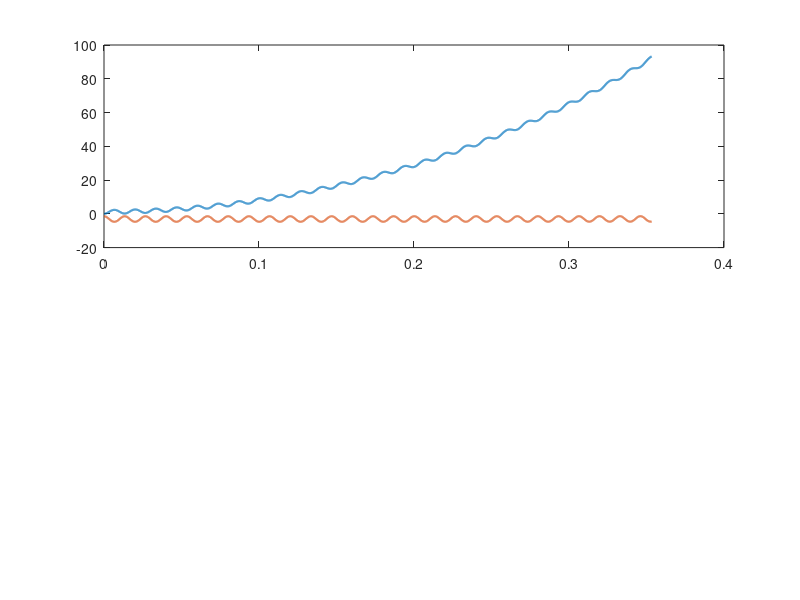

MATLAB code for this plot: (Note: this script raises an error after producing the figure.)
function [SolutionToAlgebraicEquations, Output] = Dog_Integrator_AW
%DOG_INTEGRATOR_AW  Two-DOF launcher model derived from MotionGenesis equations.
%   This script keeps both generalized coordinates (phi for the handle and theta for
%   the sling) and enforces all assignment constraints: motor torque limit, total
%   length <= 0.5 m, theta within [-45 deg, 0 deg], release when the ball first
%   crosses the vertical axis, and realistic link masses/inertia from geometry.
%
%   Outputs:
%       SolutionToAlgebraicEquations.massMatrix(phi,theta)
%       SolutionToAlgebraicEquations.rhs(phi,theta,phidot,thetadot)
%           Anonymous functions that evaluate the symbolic EOM.
%       Output structure contains parameters, initial conditions, and release data.

%% Physical parameters (geometry ties directly to inertia and stiffness)
g        = 9.81;                 % m/s^2
E_cf     = 125e9;                % Pa (carbon fiber for link B)
rho_cf   = 1600;                 % kg/m^3
mBall    = 0.06;                 % kg
tau      = 0.7;                  % N*m (motor torque limit, applied to link A)

widthA   = 0.010;                % m
thickA   = 0.0015;               % m
rB       = 0.002;                % m (solid circular sling)
LA       = 0.15;                 % m
LB       = 0.35;                 % m  (LA + LB = 0.50 m)

areaA = widthA * thickA;
areaB = pi * rB^2;
mA    = rho_cf * areaA * LA;
mB    = rho_cf * areaB * LB;
IA    = mA * LA^2 / 12;
IB    = mB * LB^2 / 12;
JB    = 0.5 * pi * rB^4;
k     = E_cf * JB / LB;          % rotational spring stiffness

params = struct("g", g, "tau", tau, "LA", LA, "LB", LB, ...
    "mA", mA, "mB", mB, "mBall", mBall, "IA", IA, "IB", IB, "k", k);

%% Static equilibrium for theta (assignment item 5)
theta0 = findThetaEquilibrium(params);
if theta0 < deg2rad(-45) || theta0 > 0
    error("Equilibrium theta %.2f deg violates constraint. Adjust geometry.", rad2deg(theta0));
end

state0 = [0; theta0; 0; 0];      % [phi; theta; phiDot; thetaDot]
tSpan  = [0 1.5];

opts = odeset("RelTol", 1e-6, "AbsTol", 1e-8, "MaxStep", 1e-3, ...
    "Events", @(t,x) guardEvents(t, x, params));

[tSol, xSol, tEvt, xEvt, iEvt] = ode45(@(t,x) dynamics(t, x, params), tSpan, state0, opts);

%% Release detection and reporting
releaseIdx = find(iEvt == 1, 1, "last");
if isempty(releaseIdx)
    warning("No release detected before %.2f s. Check event settings.", tSpan(end));
    releaseState = [];
    releaseSpeed = NaN;
else
    releaseState = xEvt(releaseIdx, :);
    [~, vRel] = ballState(releaseState, params);
    releaseSpeed = norm(vRel);
    fprintf("Release at t = %.4f s, speed = %.3f m/s (phi = %.1f deg, theta = %.1f deg)\n", ...
        tEvt(releaseIdx), releaseSpeed, rad2deg(releaseState(1)), rad2deg(releaseState(2)));
end

plotResults(tSol, xSol, tEvt, iEvt, params, releaseIdx);

%% Package outputs for report reproducibility
SolutionToAlgebraicEquations = struct( ...
    "massMatrix", @(phi, theta) massMatrix(phi, theta, params), ...
    "rhs", @(phi, theta, phidot, thetadot) rhsVector(phi, theta, phidot, thetadot, params, params.tau));

Output = struct( ...
    "params", params, ...
    "theta0", theta0, ...
    "integrationTime", tSol, ...
    "stateHistory", xSol, ...
    "eventTimes", tEvt, ...
    "eventStates", xEvt, ...
    "eventIDs", iEvt, ...
    "releaseSpeed", releaseSpeed);

end

%--------------------------------------------------------------------------
function theta0 = findThetaEquilibrium(params)
% Solve k*theta + (0.5*mB + mBall)*g*LB*cos(theta) = 0 for theta in [-45,0] deg.
    g = params.g;
    LB = params.LB;
    mB = params.mB;
    mBall = params.mBall;
    k = params.k;
    balance = @(theta) -0.5*LB*g*mB*cos(theta) - LB*g*mBall*cos(theta) - k*theta;

    bracket = deg2rad([-60, -1]);
    if sign(balance(bracket(1))) == sign(balance(bracket(2)))
        error("Equilibrium bracket does not change sign. Adjust initial guess.");
    end
    theta0 = fzero(balance, bracket);
end

%--------------------------------------------------------------------------
function dx = dynamics(~, x, params)
% State derivative for [phi; theta; phiDot; thetaDot].
    phi      = x(1);
    theta    = x(2);
    phidot   = x(3);
    thetadot = x(4);

    M = massMatrix(phi, theta, params);
    rhs = rhsVector(phi, theta, phidot, thetadot, params, params.tau);
    acc = M \ rhs;

    dx = [phidot; thetadot; acc(1); acc(2)];
end

%--------------------------------------------------------------------------
function M = massMatrix(~, theta, params)
% Symmetric mass matrix from Lagrange derivation.
    LA = params.LA;
    LB = params.LB;
    mA = params.mA;
    mB = params.mB;
    mBall = params.mBall;
    IA = params.IA;
    IB = params.IB;

    cT = cos(theta);

    M11 = IA + IB + 0.25 * LA^2 * mA ...
        + 0.25 * mB * (4 * LA^2 + 4 * LA * LB * cT + LB^2) ...
        + mBall * (LA^2 + 2 * LA * LB * cT + LB^2);
    M12 = IB + 0.25 * LB * mB * (2 * LA * cT + LB) ...
        + LB * mBall * (LA * cT + LB);
    M22 = IB + 0.25 * LB^2 * mB + LB^2 * mBall;

    M = [M11, M12; M12, M22];
end

%--------------------------------------------------------------------------
function rhs = rhsVector(phi, theta, phidot, thetadot, params, tau)
% Right-hand side of M*qdd = rhs (gravity, Coriolis, spring, motor torque).
    LA = params.LA;
    LB = params.LB;
    mA = params.mA;
    mB = params.mB;
    mBall = params.mBall;
    g = params.g;
    k = params.k;

    cPhi = cos(phi);
    cPhiTheta = cos(phi + theta);
    sTheta = sin(theta);

    rhs1 = 0.5 * LA * LB * mB * thetadot * (2 * phidot + thetadot) * sTheta ...
        + LA * LB * mBall * thetadot * (2 * phidot + thetadot) * sTheta ...
        - 0.5 * LA * g * mA * cPhi ...
        - 0.5 * g * mB * (2 * LA * cPhi + LB * cPhiTheta) ...
        - g * mBall * (LA * cPhi + LB * cPhiTheta) ...
        + tau;

    rhs2 = -0.5 * LA * LB * mB * phidot^2 * sTheta ...
        - LA * LB * mBall * phidot^2 * sTheta ...
        - 0.5 * LB * g * mB * cPhiTheta ...
        - LB * g * mBall * cPhiTheta ...
        - k * theta;

    rhs = [rhs1; rhs2];
end

%--------------------------------------------------------------------------
function [value, isterminal, direction] = guardEvents(~, x, params)
% Event 1: ball crosses vertical axis (release, terminal)
% Event 2: theta < -45 deg (invalid)
% Event 3: theta > 0 deg (invalid)
% Event 4: phi < 0 deg (invalid, ensures CCW motion)
    phi   = x(1);
    theta = x(2);

    xBall = params.LA * cos(phi) + params.LB * cos(phi + theta);
    thetaLow = theta + deg2rad(45);
    thetaHigh = theta;
    phiBelow = phi + 1e-6;  % avoid triggering at t=0

    value = [xBall; thetaLow; thetaHigh; phiBelow];
    isterminal = [1; 1; 1; 1];
    direction = [-1; -1; 1; -1];
end

%--------------------------------------------------------------------------
function [pos, vel] = ballState(state, params)
% Position and velocity of the ball expressed in frame N.
    phi      = state(1);
    theta    = state(2);
    phidot   = state(3);
    thetadot = state(4);

    LA = params.LA;
    LB = params.LB;

    pos = [LA * cos(phi) + LB * cos(phi + theta);
           LA * sin(phi) + LB * sin(phi + theta)];

    vel = [-LA * phidot * sin(phi) - LB * (phidot + thetadot) * sin(phi + theta);
            LA * phidot * cos(phi) + LB * (phidot + thetadot) * cos(phi + theta)];
end

%--------------------------------------------------------------------------
function plotResults(t, x, tEvt, iEvt, params, releaseIdx)
% Angle/time histories plus ball speed profile.
    phi    = rad2deg(x(:, 1));
    theta  = rad2deg(x(:, 2));
    phidot = x(:, 3);
    thetadot = x(:, 4);

    releaseTime = [];
    if ~isempty(releaseIdx)
        releaseTime = tEvt(releaseIdx);
    end

    figure;
    subplot(2,1,1);
    plot(t, phi, "LineWidth", 1.5); hold on;
    plot(t, theta, "LineWidth", 1.5);
    if ~isempty(releaseTime)
        xline(releaseTime, "--k", "Release");
    end
    ylabel("Angle (deg)");
    legend("\phi", "\theta", "Location", "best");
    grid on;

    subplot(2,1,2);
    plot(t, phidot, "LineWidth", 1.5); hold on;
    plot(t, thetadot, "LineWidth", 1.5);
    if ~isempty(releaseTime)
        xline(releaseTime, "--k");
    end
    ylabel("Angular rate (rad/s)");
    xlabel("Time (s)");
    legend("\phi̇", "\thetȧ", "Location", "best");
    grid on;

    % Ball speed timeline
    speeds = zeros(size(t));
    for i = 1:numel(t)
        [~, v] = ballState(x(i, :), params);
        speeds(i) = norm(v);
    end
    figure;
    plot(t, speeds, "LineWidth", 1.5);
    if ~isempty(releaseTime)
        xline(releaseTime, "--k", "Release");
    end
    ylabel("Ball speed (m/s)");
    xlabel("Time (s)");
    grid on;
end
